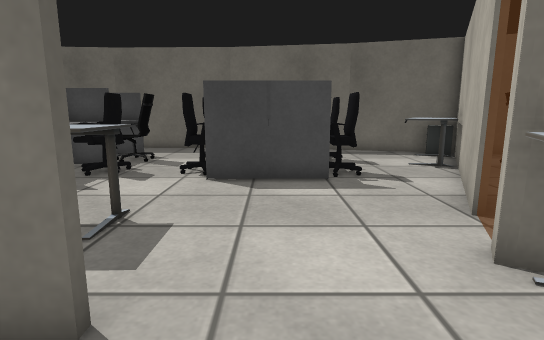
view 1 (above)

18 first-person views from a walk through a Gazebo world. The camera is 0.9 m above the floor, tilts 10° down and sees 80° across. The floor is counted in squares, 0.5 m on a side. Each view is taken from the middle of a square. On the plan, view 1 faces up. The plan holds only what a view shows up to about 17 squares ahead; the rest is blank. The place goes on beyond the plan. The robots in the file are not drawn. Simple shapes stand in for some stock models. Some surface patterns are stand-ins.

view 2
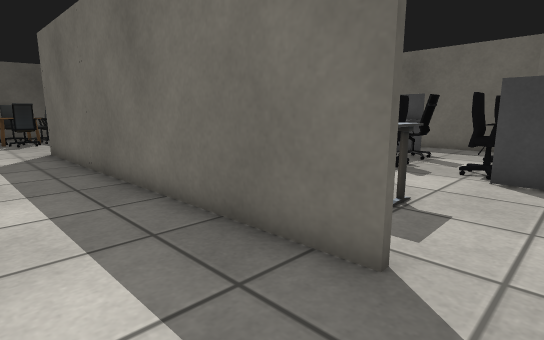

view 3
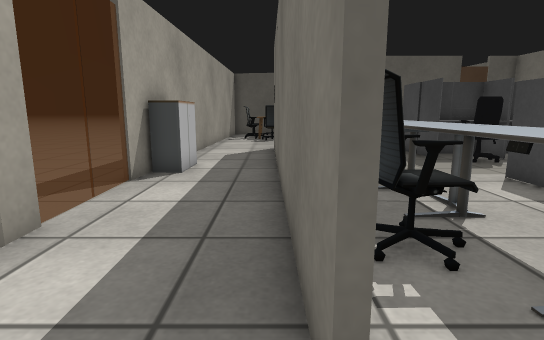

view 4
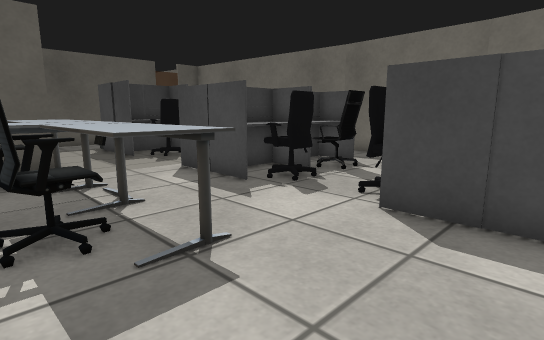

view 5
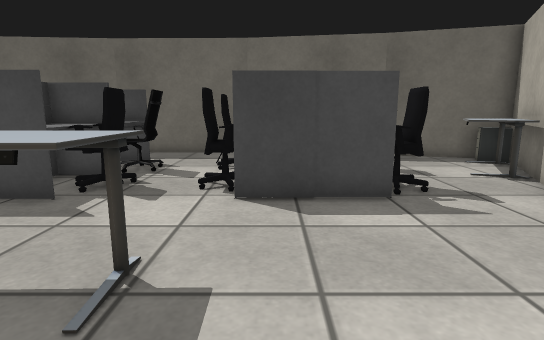

view 6
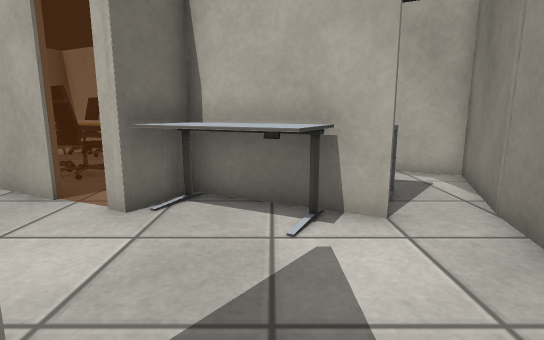

view 7
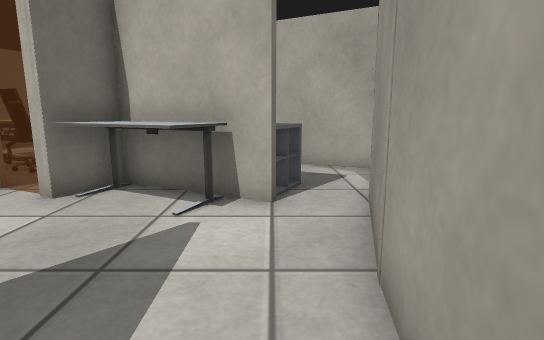

view 8
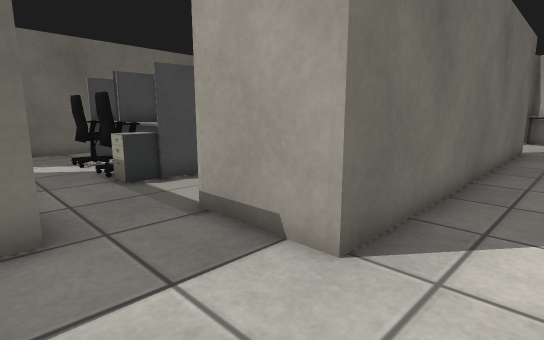

view 9
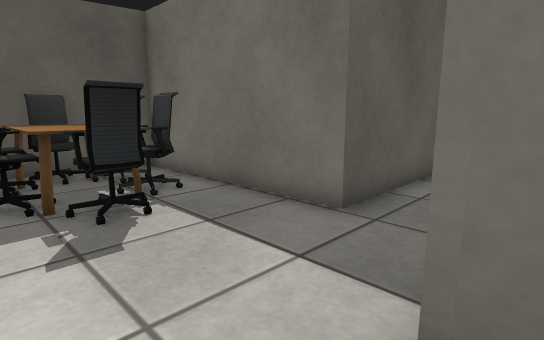

view 10
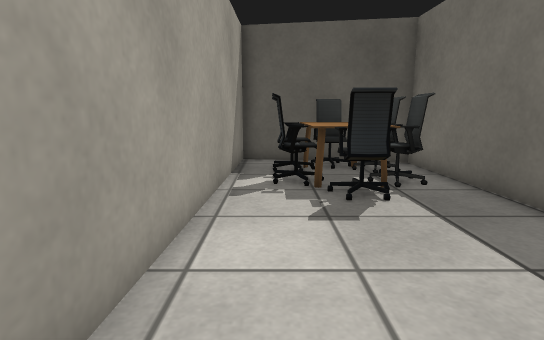

view 11
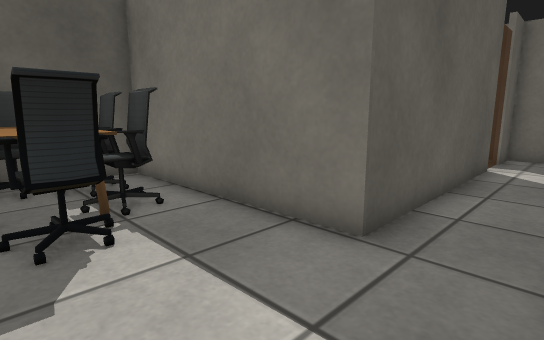

view 12
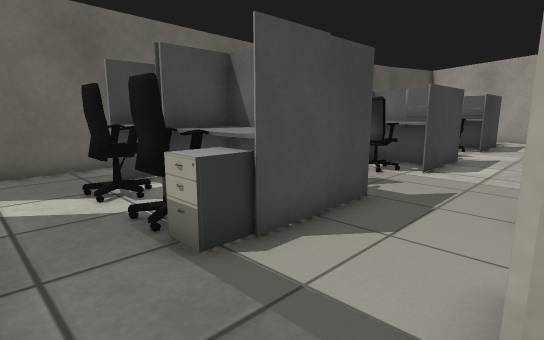

view 13
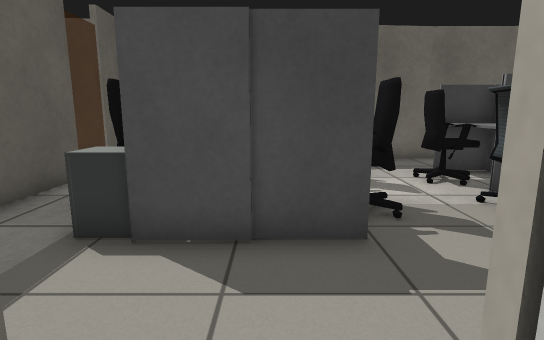

view 14
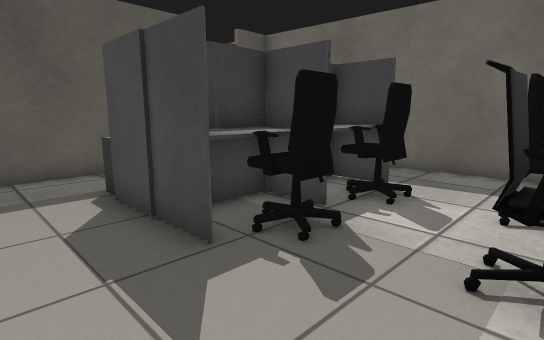

view 15
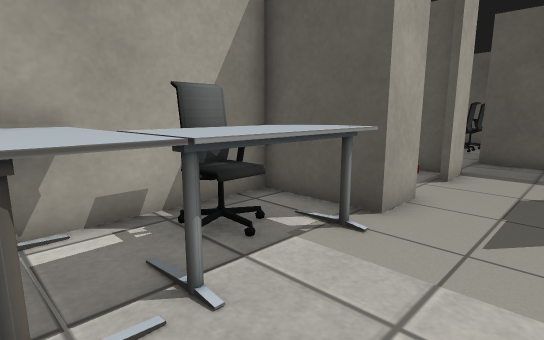

view 16
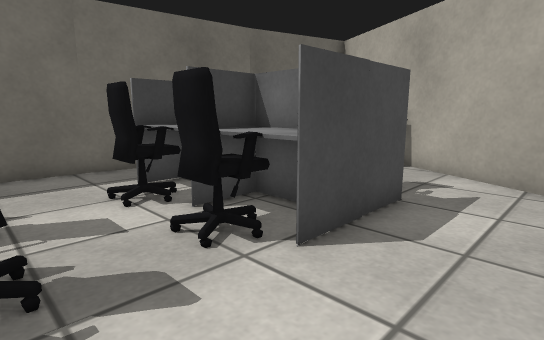

view 17
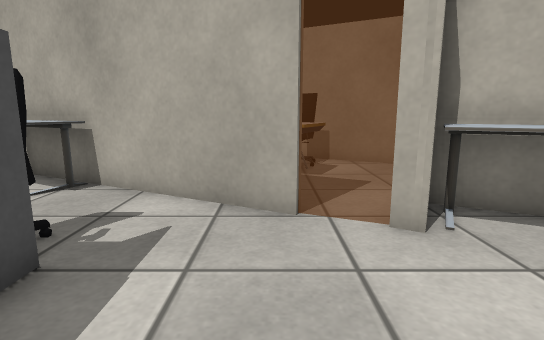

view 18
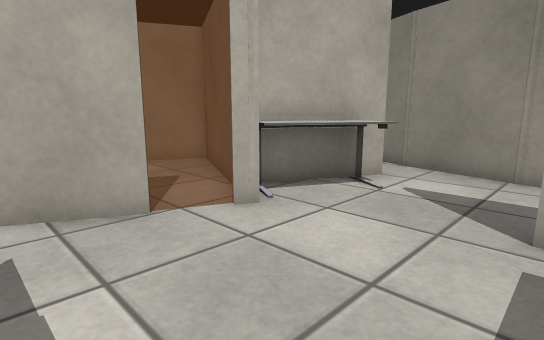

### Floor plan
Points are (right, up) in squares from view 1. A wall is a line through its corners. A room is listed if a view was taken in it or the views show most of it. See-through windows are left out.
Room 1 (views 1, 2, 3, 5, 6, 7, 9, 10, 11)
walls: (-4.2, -1.7) (-0.5, -2.2); (-1.5, 2.3) (-16.7, 2.1); (-0.9, -2.1) (2.7, -3.1); (2.6, -0.5) (4.4, 3); (2.4, -3) (6.4, -4.6) (8.2, -1.1); (-18.6, -1.4) (-8.5, -1.8)
ways out: opening at (1, 2) to room 2; opening at (-17.7, 0) to room 3
objects: cabinet (-11, -1) to (-10, -1); table (2, 0) to (3, 3); shelf (3, -1) to (4, -1)
Room 2 (views 4, 13, 14, 15, 16, 17, 18)
walls: (-11.4, 3.7) (-11.4, 2.4) (-6.5, 2.5); (-7.9, 16.9) (-21.2, 15.8); (-16.7, 5.3) (-15.2, 5.4); (-16.5, 4.8) (-16.5, 4); (-2, 16.8) (-8, 16.9); (-19.3, 16.1) (-19.3, 14.3); (3.5, 5.5) (8.3, 14.6) (3.6, 16); (3.8, 15.9) (-2.2, 16.8); (4.3, 2.8) (2.6, 3.7) (2.9, 4.2)
ways out: opening at (1, 2) to room 1; opening at (-18.5, 5) to room 3
objects: chest of drawers (-17, 9) to (-16, 9); office chair (-17, 10) to (-16, 11); office chair (-17, 12) to (-16, 13); other object (-16, 12) to (-15, 14); other object (-15, 9) to (-15, 11); other object (-14, 9) to (-13, 11); other object (-14, 12) to (-13, 14); fridge (-13, 4) to (-12, 5); office chair (-13, 9) to (-12, 10); office chair (-13, 12) to (-12, 13); office chair (-10, 3) to (-8, 4); table (-10, 5) to (-8, 5); office chair (-10, 9) to (-9, 11); office chair (-10, 12) to (-9, 13); other object (-9, 12) to (-8, 14); other object (-8, 9) to (-8, 11); table (-7, 3) to (-6, 5); other object (-7, 9) to (-6, 11); other object (-7, 12) to (-6, 14); office chair (-6, 10) to (-5, 10); office chair (-5, 3) to (-4, 4); table (-5, 4) to (-3, 6); office chair (-5, 12) to (-5, 13); office chair (-2, 9) to (-2, 11); office chair (-2, 12) to (-2, 13); other object (-1, 9) to (-1, 11); other object (-1, 12) to (-1, 14); other object (0, 9) to (1, 9); office chair (2, 9) to (2, 10); office chair (2, 12) to (2, 13); table (5, 11) to (7, 14); chest of drawers (7, 14)
Room 3 (views 8, 12)
walls: (-19.3, 5.6) (-19.3, 5.1) (-26.7, 5) (-27.5, 0.3); (-16.7, 2.1) (-16.7, 5.3); (-27.5, -1.1) (-18.6, -1.4)
ways out: opening at (-17.7, 0) to room 1; opening at (-18.5, 5) to room 2
objects: office chair (-26, 0) to (-25, 1); office chair (-26, 1) to (-26, 3); office chair (-26, 3) to (-25, 4); table (-25, 2) to (-23, 2); office chair (-24, 0) to (-23, 1); office chair (-24, 3) to (-23, 4); office chair (-22, 2)

Positions as (right, up) in squares from view 1, and headings:
1: (0, 0), facing up
2: (0, -1), facing up-left
3: (0, 2), facing left
4: (1, 3), facing up-left
5: (-1, 2), facing up
6: (-3, 1), facing right
7: (-4, -1), facing right
8: (-20, 0), facing up-right
9: (-16, 0), facing up-left
10: (-15, 0), facing left
11: (-17, 1), facing up-left
12: (-19, 5), facing up-right
13: (-14, 4), facing up
14: (-9, 6), facing up-left
15: (-6, 8), facing down-left
16: (-5, 6), facing up-right
17: (-2, 6), facing right
18: (-2, 8), facing down-right
